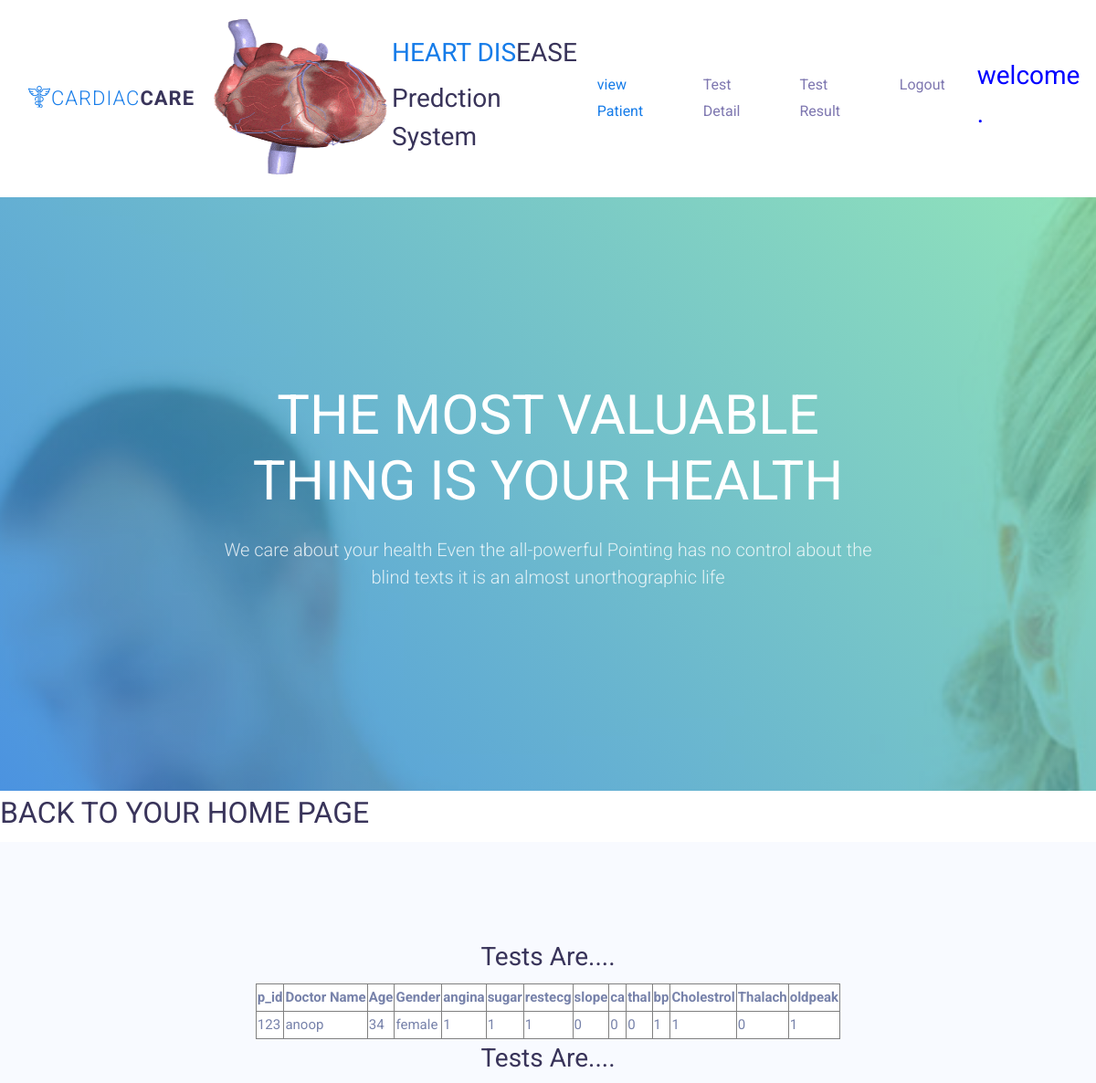
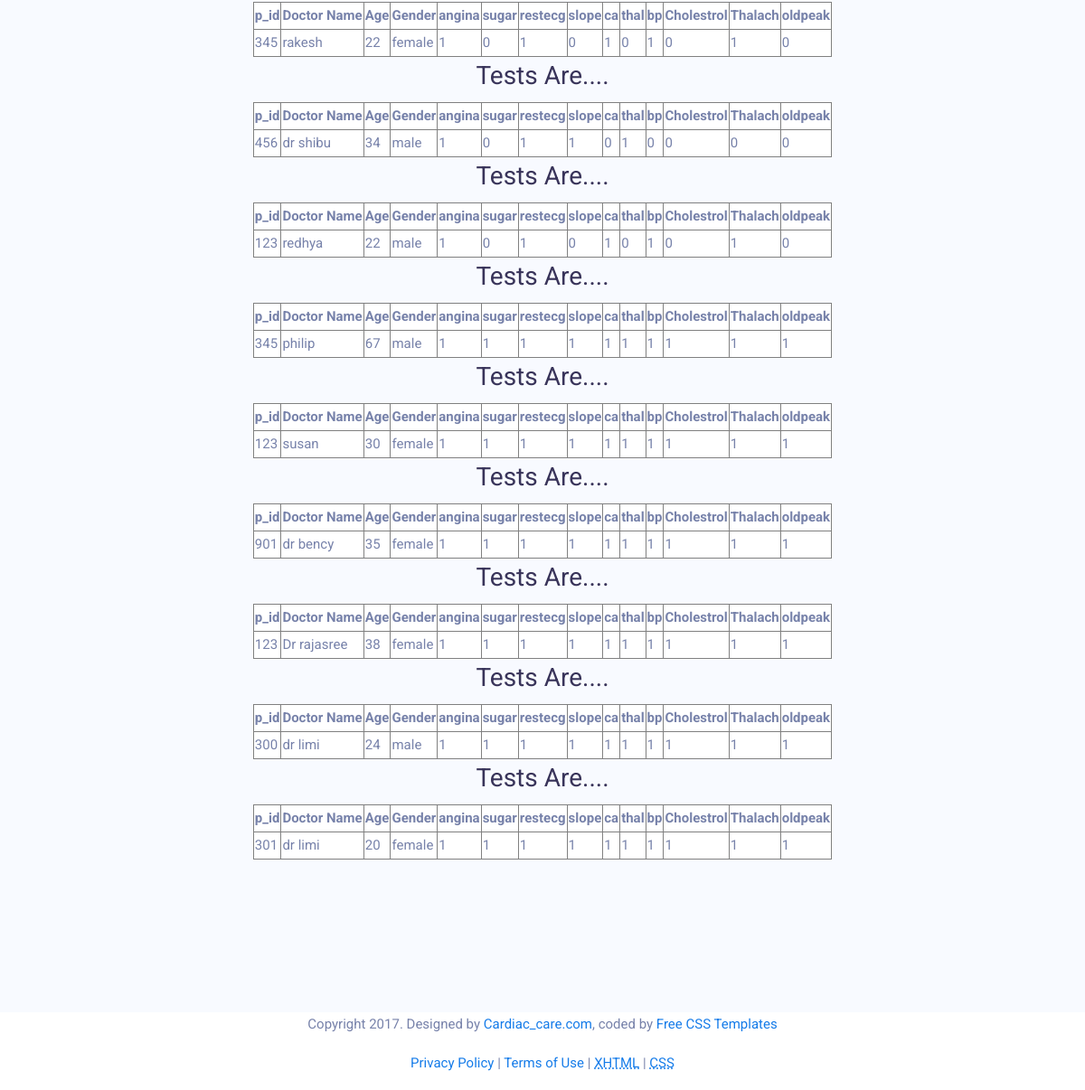
The app's page /remedic/labtestdetail.php with its own data (2 pictures, top to bottom).
### tables this page shows
CREATE TABLE `tbl_dtest` (
  `p_id` int(20) NOT NULL,
  `dname` text NOT NULL,
  `age` int(3) NOT NULL,
  `gender` varchar(7) NOT NULL,
  `angina` varchar(10) NOT NULL,
  `sugar` varchar(10) NOT NULL,
  `restecg` varchar(10) NOT NULL,
  `slope` varchar(10) NOT NULL,
  `ca` varchar(10) NOT NULL,
  `thal` varchar(10) NOT NULL,
  `bp` varchar(10) NOT NULL,
  `cholestrol` varchar(10) NOT NULL,
  `thalach` varchar(10) NOT NULL,
  `oldpeak` varchar(10) NOT NULL
);

### remedic/labtestdetail.php (the view, shortened to what this page needs)
<!DOCTYPE html>
<html lang="en">
  <head>
    <link rel="stylesheet" href="css/open-iconic-bootstrap.min.css">
    <link rel="stylesheet" href="css/animate.css">
    <link rel="stylesheet" href="css/owl.carousel.min.css">
    <link rel="stylesheet" href="css/owl.theme.default.min.css">
    <link rel="stylesheet" href="css/magnific-popup.css">
    <link rel="stylesheet" href="css/aos.css">
    <link rel="stylesheet" href="css/ionicons.min.css">
    <link rel="stylesheet" href="css/bootstrap-datepicker.css">
    <link rel="stylesheet" href="css/jquery.timepicker.css">
    <link rel="stylesheet" href="css/flaticon.css">
    <link rel="stylesheet" href="css/icomoon.css">
    <link rel="stylesheet" href="css/style.css">
  </head>
  <body>
  <nav class="navbar navbar-expand-lg navbar-dark ftco_navbar bg-dark ftco-navbar-light" id="ftco-navbar">
    <div class="container">
      <a class="navbar-brand" href="index.html"><i class="flaticon-pharmacy"></i><span>CaRdIaC</span>CaRe</a>
<div>
		  <img src="images/Beating_Heart_animation.gif"  width="200" height="200">
		  </div>
		  <div class="art-shapes">
<h3 class="art-headline" data-left="2.51%">
    <a href="#">HEART DIS</a>EASE
</h3>
<h3 class="art-slogan" data-left="2.51%">Predction System</h3>
</div>
      <div class="collapse navbar-collapse" id="ftco-nav">
        <ul class="navbar-nav ml-auto">
          <li class="nav-item active"><a href="labviewpatient.php" class="nav-link">view Patient</a></li>
          <li class="nav-item"><a href="labtestdetail.php" class="nav-link">Test Detail</a></li>
          <li class="nav-item"><a href="labtestresult.php" class="nav-link">Test Result</a></li>
          <li class="nav-item"><a href="logout.php" class="nav-link">Logout</a></li>
        </ul>
      </div>
    </div>
	<?php
		  $usr=$_SESSION['username'];
		  echo "<h3>";
		  echo "<font color=blue>";
		  echo "welcome .".$usr;
		  echo "</font>";
		  echo "</h3>";
		  ?>
  </nav>
    <div class="hero-wrap" style="background-image: url('images/bg_1.jpg'); background-attachment:fixed;">
      <div class="overlay"></div>
      <div class="container">
        <div class="row no-gutters slider-text align-items-center justify-content-center" data-scrollax-parent="true">
          <div class="col-md-8 ftco-animate text-center">
            <h1 class="mb-4">The most valuable thing is your Health</h1>
            <p>We care about your health Even the all-powerful Pointing has no control about the blind texts it is an almost unorthographic life</p>
          </div>
        </div>
      </div>
    </div>
    <a href="labhome.php"><h2>BACK TO YOUR HOME PAGE</h2></a>
    <section class="ftco-section bg-light">
      <div class="container">
        <div class="row justify-content-center mb-5 pb-3">
        <?php
$con=mysql_connect("localhost","root","");
$sql1="select * from tbl_dtest";
$data=mysql_query($sql1,$con);
while($row=mysql_fetch_array($data))
{
$pid=$row['p_id'];
$nam=$row['dname'];
$ag=$row['age'];
$gen=$row['gender'];
$ang=$row['angina'];
$sug=$row['sugar'];
$res=$row['restecg'];
$slop=$row['slope'];
$caa=$row['ca'];
$tha=$row['thal'];
$bpp=$row['bp'];
$chole=$row['cholestrol'];
$thal=$row['thalach'];
$old=$row['oldpeak'];
echo "<center>";
echo "<h3>Tests Are....</h3>";
echo "<table bgcolor=white border=1>";
echo "<tr>";
echo"<th>p_id</th>";
echo "<th>Doctor Name</th>";
echo "<th>Age</th>";
echo "<th>Gender</th>";
echo "<th>angina</th>";
echo "<th>sugar</th>";
echo "<th>restecg</th>";
echo "<th>slope</th>";
echo "<th>ca</th>";
echo "<th>thal</th>";
echo "<th>bp</th>";
echo "<th>Cholestrol</th>";
echo "<th>Thalach</th>";
echo "<th>oldpeak</th>";
echo"</tr>";
echo"<tr>";
echo"<td>$pid</td>";
echo"<td>$nam</td>";
echo"<td>$ag</td>";
echo"<td>$gen</td>";
echo"<td>$ang</td>";
echo"<td>$sug</td>";
echo"<td>$res</td>";
echo"<td>$slop</td>";
echo"<td>$caa</td>";
echo"<td>$tha</td>";
echo"<td>$bpp</td>";
echo"<td>$chole</td>";
echo"<td>$thal</td>";
echo"<td>$old</td>";
echo"</tr>";
echo "</table>";
echo "</center>";
}
?>
        </div>
      </div>
    </section>
<?php
include("footer.php");
?>
  </body>
</html>

### remedic/footer.php (shortened to what this page needs)
<center>
			<div id="footer_bot">
				<p>Copyright  2017. Designed by <a href="http://www.metamorphozis.com/free_templates/free_templates.php" title="Free Website Templates">Cardiac_care.com</a>, coded by <a href="http://www.myfreecsstemplates.com" title="Free CSS Templates">Free CSS Templates</a></p>
		        <p><a href="#">Privacy Policy</a> | <a href="#">Terms of Use</a> | <a href="http://validator.w3.org/check/referer" title="This page validates as XHTML 1.0 Transitional"><abbr title="eXtensible HyperText Markup Language">XHTML</abbr></a> | <a href="http://jigsaw.w3.org/css-validator/check/referer" title="This page validates as CSS"><abbr title="Cascading Style Sheets">CSS</abbr></a></p>
			</div>
		</center>

### records on screen
tbl_dtest: p "123", dname "anoop", age "34", gender "female", angina "1", sugar "1", restecg "1", slope "0", ca "0", thal "0", bp "1", cholestrol "1", thalach "0", oldpeak "1"
tbl_dtest: p "345", dname "rakesh", age "22", gender "female", angina "1", sugar "0", restecg "1", slope "0", ca "1", thal "0", bp "1", cholestrol "0", thalach "1", oldpeak "0"
tbl_dtest: p "456", dname "dr shibu", age "34", gender "male", angina "1", sugar "0", restecg "1", slope "1", ca "0", thal "1", bp "0", cholestrol "0", thalach "0", oldpeak "0"
tbl_dtest: p "123", dname "redhya", age "22", gender "male", angina "1", sugar "0", restecg "1", slope "0", ca "1", thal "0", bp "1", cholestrol "0", thalach "1", oldpeak "0"
tbl_dtest: p "345", dname "philip", age "67", gender "male", angina "1", sugar "1", restecg "1", slope "1", ca "1", thal "1", bp "1", cholestrol "1", thalach "1", oldpeak "1"
tbl_dtest: p "123", dname "susan", age "30", gender "female", angina "1", sugar "1", restecg "1", slope "1", ca "1", thal "1", bp "1", cholestrol "1", thalach "1", oldpeak "1"
tbl_dtest: p "901", dname "dr bency", age "35", gender "female", angina "1", sugar "1", restecg "1", slope "1", ca "1", thal "1", bp "1", cholestrol "1", thalach "1", oldpeak "1"
tbl_dtest: p "123", dname "Dr rajasree", age "38", gender "female", angina "1", sugar "1", restecg "1", slope "1", ca "1", thal "1", bp "1", cholestrol "1", thalach "1", oldpeak "1"
tbl_dtest: p "300", dname "dr limi", age "24", gender "male", angina "1", sugar "1", restecg "1", slope "1", ca "1", thal "1", bp "1", cholestrol "1", thalach "1", oldpeak "1"
tbl_dtest: p "301", dname "dr limi", age "20", gender "female", angina "1", sugar "1", restecg "1", slope "1", ca "1", thal "1", bp "1", cholestrol "1", thalach "1", oldpeak "1"
